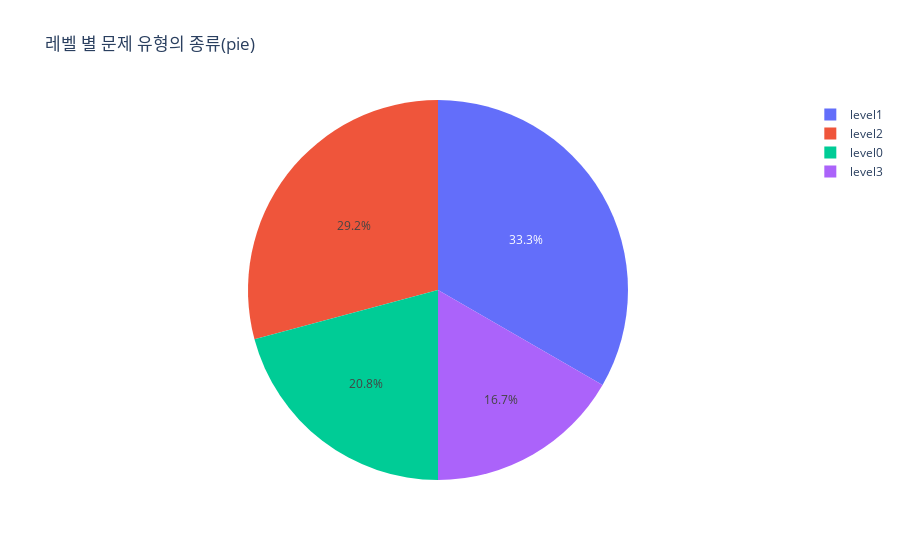

The notebook cell this image was saved under:
### Code cell
tmp_df = js_df.copy()
tmp_df["problem_type"] = tmp_df["problem_type"].apply(lambda x: x.strip().replace(" ",""))
tmp_df["problem_type"] = tmp_df["problem_type"].apply(lambda x: re.sub("\(.*?\)", "", x))
df = tmp_df.groupby("level")["problem_type"].nunique().reset_index().set_index("level")

# py_level_method = py_df.loc[js_df["problem_name"].drop_duplicates().index].groupby("level")["problem_name"].count()
# js_level_method = js_df.loc[js_df["problem_name"].drop_duplicates().index].groupby("level")["problem_name"].count()
# df.to_dict()
print(df.to_json(indent=4, force_ascii=False))
# py_level_method.to_dict()

fig1 = px.bar(df, x = df.index, y = "problem_type", title = "레벨 별 문제 유형의 종류")
fig1.write_html("레벨_별_문제_유형의_종류.html")
fig

fig2 = px.pie(df, names = df.index, values = "problem_type", title = "레벨 별 문제 유형의 종류(pie)")
fig2.write_html("레벨_별_문제_유형의_종류_pie.html")
fig2

### Figure 1 — Plotly figure (JSON) as saved in the notebook; plotly's stock layout.template omitted (floating-point values rounded to 4 significant figures)
{"data": [{"domain": {"x": [0, 1], "y": [0, 1]}, "hovertemplate": "level=%{label}<br>problem_type=%{value}<extra></extra>", "labels": ["level0", "level1", "level2", "level3"], "legendgroup": "", "name": "", "showlegend": true, "type": "pie", "values": [5, 8, 7, 4]}], "layout": {"autosize": true, "legend": {"tracegroupgap": 0}, "title": {"text": "레벨 별 문제 유형의 종류(pie)"}}}
